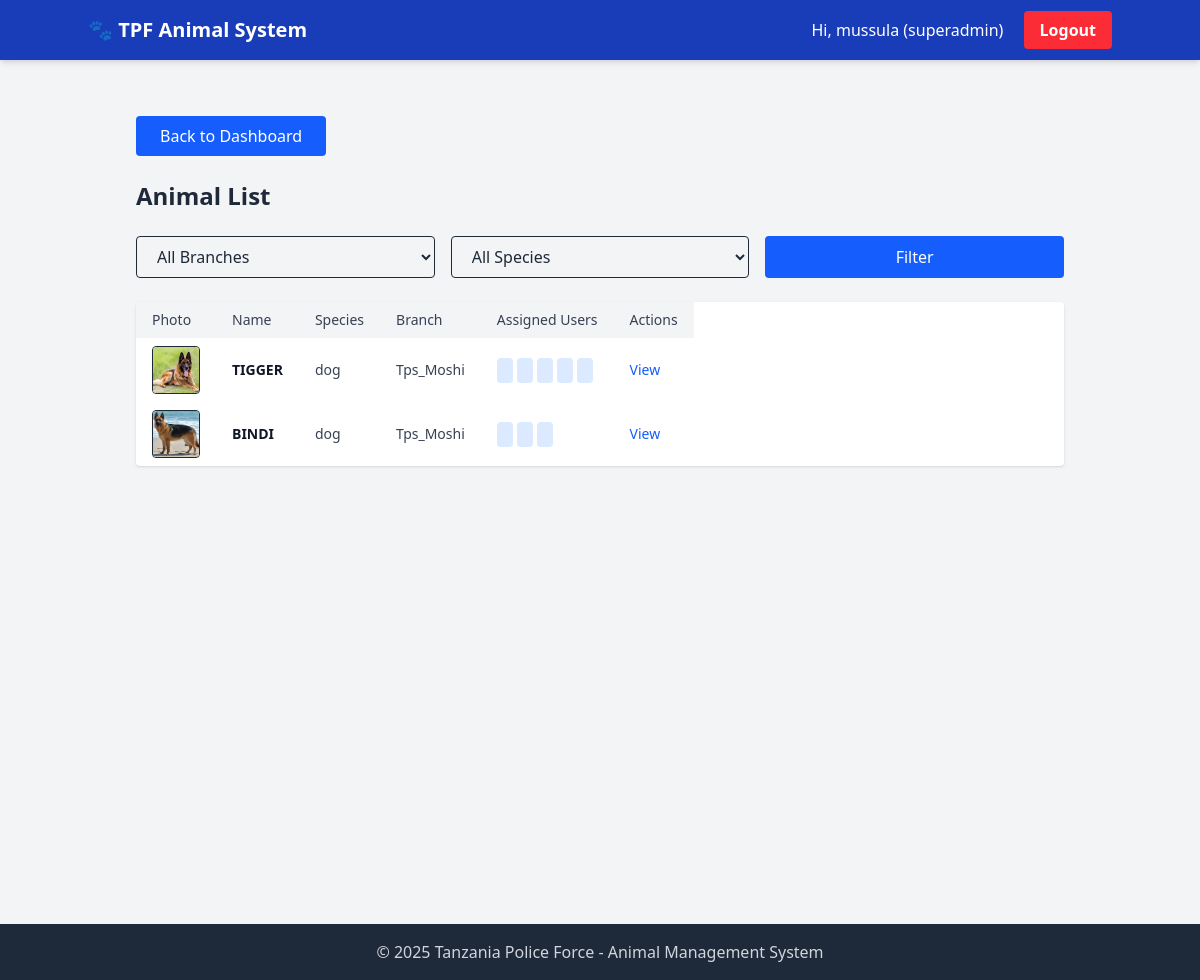
Page /core/animals/ (signed in) on the earlier database version.
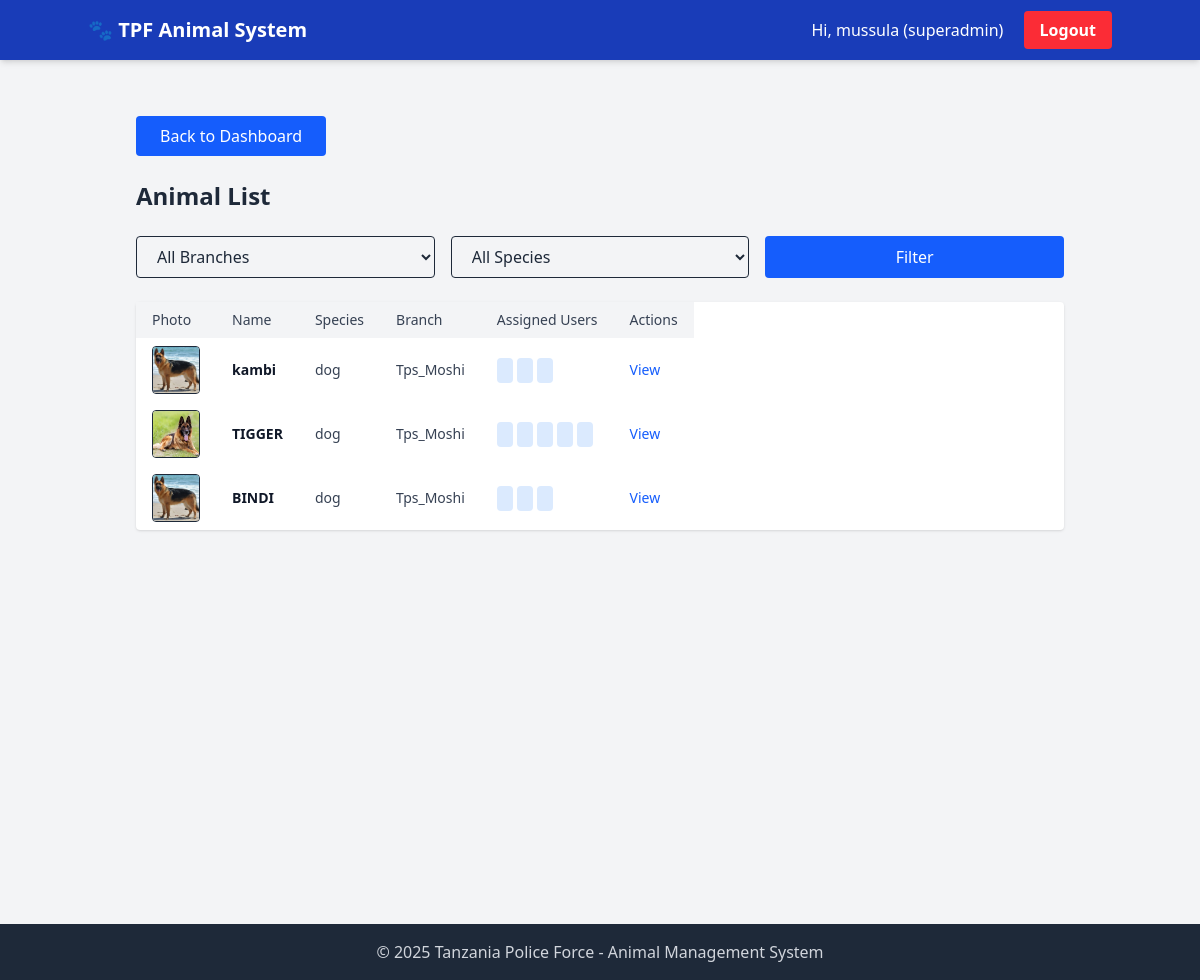
Same page on the later database version.
### core/models.py (models this page shows, shortened)
class Animal(models.Model):
    SPECIES_CHOICES = [
        ('dog', 'Dog'),
        ('horse', 'Horse'),
        ('cat', 'Cat'),
        ('other', 'Other'),
    ]
    name = models.CharField(max_length=255)
    species = models.CharField(max_length=100, choices=SPECIES_CHOICES)
    breed = models.CharField(max_length=100, blank=True, null=True)
    force_number = models.CharField(max_length=100, unique=True)
    age = models.DecimalField(max_digits=5, decimal_places=2)
    date_of_birth = models.DateField(null=True, blank=True)
    owner_name = models.CharField(max_length=255)
    photo = models.ImageField(upload_to='animal_photos/', blank=True, null=True)
    branch = models.ForeignKey(Branch, on_delete=models.CASCADE)
    assigned_users = models.ManyToManyField(CustomUser, related_name='assigned_animals', blank=True)
    assigned_vet = models.ForeignKey(CustomUser, on_delete=models.SET_NULL, null=True, blank=True, related_name='vet_animals')
    created_at = models.DateTimeField(auto_now_add=True)
    updated_at = models.DateTimeField(auto_now=True)
    class Meta:
        ordering = ['-created_at']

class Branch(models.Model):
    name = models.CharField(max_length=100, unique=True)
    location = models.CharField(max_length=255, blank=True, null=True)
    is_active = models.BooleanField(default=True)
    def __str__(self):
        return self.name

### accounts/models.py (models this page shows, shortened)
class CustomUser(AbstractUser):
    email = models.EmailField(unique=True)
    role = models.CharField(max_length=30, choices=ROLES)
    branch = models.ForeignKey('core.Branch', on_delete=models.SET_NULL, null=True, blank=True)

### core/views.py (the view)
# urls.py: path('animals/', views.animal_list, name='animal_list'),
@login_required
def animal_list(request):
    user = request.user
    if user.role == 'superadmin':
        animals = Animal.objects.all()
    else:
        animals = Animal.objects.filter(branch=user.branch)
    branch_filter = request.GET.get('branch')
    species_filter = request.GET.get('species')
    search = request.GET.get('q')
    if branch_filter and user.role == 'superadmin':
        animals = animals.filter(branch__name=branch_filter)
    if species_filter:
        animals = animals.filter(species=species_filter)
    if search:
        animals = animals.filter(
            Q(name__icontains=search) |
            Q(force_number__icontains=search) |
            Q(species__icontains=search)
        )
    paginator = Paginator(animals, 12)
    page_number = request.GET.get('page')
    page_obj = paginator.get_page(page_number)
    context = {
        'page_obj': page_obj,
        'search': search,
        'branch_filter': branch_filter,
        'species_filter': species_filter,
    }
    if user.role == 'superadmin':
        context['branches'] = Branch.objects.filter(is_active=True)
    context['species_choices'] = Animal.SPECIES_CHOICES
    return render(request, 'core/animal_list.html', context)

### templates/core/animal_list.html (shortened to what this page needs)
{% extends "base.html" %}
{% block content %}
<div class="p-6 bg-gray-100 min-h-screen">
{% if request.user.branch %}
  <a href="{% url 'user_dashboard' branch=request.user.branch.name %}"
     class="bg-blue-600 text-white px-6 py-2 rounded hover:bg-blue-700 mb-6 inline-block">
    Back to Dashboard
  </a>
{% endif %}
  <h1 class="text-2xl font-bold mb-6">Animal List</h1>
  <form method="get" class="mb-6 grid grid-cols-1 md:grid-cols-3 gap-4">
    <select name="branch" class="px-4 py-2 border rounded focus:outline-none focus:ring-2 focus:ring-blue-400">
      <option value="">All Branches</option>
    </select>
    <select name="species" class="px-4 py-2 border rounded focus:outline-none focus:ring-2 focus:ring-blue-400">
      <option value="">All Species</option>
    </select>
    <button type="submit"
            class="bg-blue-600 text-white px-6 py-2 rounded hover:bg-blue-700 transition duration-200">
      Filter
    </button>
  </form>
  <div class="overflow-x-auto bg-white shadow rounded">
    <table class="min-w-full text-sm divide-y divide-gray-200">
      <thead class="bg-gray-100">
        <tr>
          <th class="px-4 py-2 text-left font-medium text-gray-700">Photo</th>
          <th class="px-4 py-2 text-left font-medium text-gray-700">Name</th>
          <th class="px-4 py-2 text-left font-medium text-gray-700">Species</th>
          <th class="px-4 py-2 text-left font-medium text-gray-700">Branch</th>
          <th class="px-4 py-2 text-left font-medium text-gray-700">Assigned Users</th>
          <th class="px-4 py-2 text-left font-medium text-gray-700">Actions</th>
        </tr>
      </thead>
      <tbody class="divide-y divide-gray-100">
        {% for animal in page_obj %}
        <tr class="hover:bg-gray-50">
          <td class="px-4 py-2">
            {% if animal.photo %}
              <img src="{{ animal.photo.url }}" alt="{{ animal.name }}"
                   class="w-12 h-12 object-cover rounded border" />
            {% else %}
              <span class="text-gray-400 text-xs italic">No Image</span>
            {% endif %}
          </td>
          <td class="px-4 py-2 font-semibold text-gray-900">{{ animal.name }}</td>
          <td class="px-4 py-2 text-gray-700">{{ animal.species }}</td>
          <td class="px-4 py-2 text-gray-700">{{ animal.branch }}</td>
          <td class="px-4 py-2">
            {% for user in animal.assigned_users.all %}
              <span class="bg-blue-100 text-blue-700 px-2 py-1 rounded text-xs mr-1">{{ user.get_full_name }}</span>
            {% empty %}
              <span class="text-gray-400 text-xs italic">None</span>
            {% endfor %}
          </td>
          <td class="px-4 py-2">
            <a href="{% url 'view_animal_detail' animal.id %}" class="text-blue-600 hover:underline">View</a>
          </td>
        </tr>
        {% empty %}
        <tr>
          <td colspan="6" class="text-center py-4 text-gray-500">No animals found.</td>
        </tr>
        {% endfor %}
      </tbody>
    </table>
  </div>
</div>
{% endblock %}

### templates/base.html (shortened to what this page needs)
{% load static %}
<!DOCTYPE html>
<html lang="en">
<head>
    <link href="{% static 'css/dist/styles.css' %}" rel="stylesheet">
</head>
<body class="bg-gray-100 text-gray-800 min-h-screen flex flex-col">
    <nav class="bg-blue-800 text-white px-6 py-4 shadow-md">
        <div class="container mx-auto flex justify-between items-center">
            <h1 class="text-xl font-bold">🐾 TPF Animal System</h1>
            <div>
                {% if user.is_authenticated %}
                    <span class="mr-4">Hi, {{ user.username }} ({{ user.role }})</span>
                    <a href="{% url 'logout' %}" class="bg-red-500 hover:bg-red-600 px-4 py-2 rounded text-white font-semibold">Logout</a>
                {% endif %}
            </div>
        </div>
    </nav>
    <main class="flex-grow container mx-auto px-6 py-8">
        {% block content %}
        {% endblock %}
    </main>
    <footer class="bg-gray-800 text-gray-300 text-center py-4">
        &copy; {{ year|default:"2025" }} Tanzania Police Force - Animal Management System
    </footer>
</body>
</html>

Differences in the rows shown:
added Animal: photo (picture), name "kambi", species "dog", branch "Tps_Moshi"
